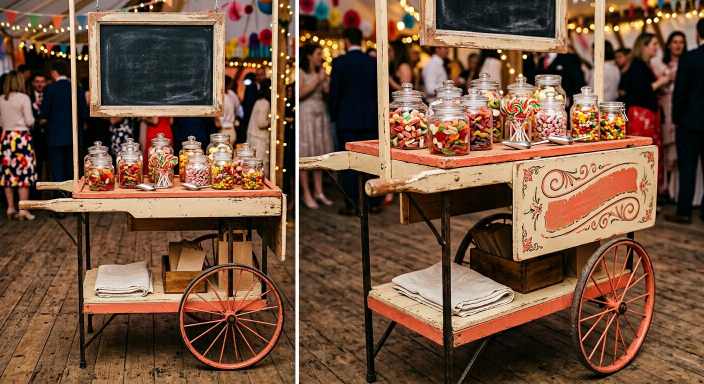
#> input picture visualizations/fotoprops/sm-fp-candy-cart.jpg, 1408 x 768 px, given in place of sm-fp-bubbles.jpg, which was not available (shown at 1/2 size)
$ python fotoprops_campaign.py
#> lines starting #> are read from the running program, lines starting #| are printed output that depends on the picture; pictures that were not available may be replaced by others from this repository, and a replacement may not be noted
#!/usr/bin/env python3
"""Generate five minimal 16:9 photorealistic ad creatives for custom photoprops."""

from pathlib import Path
from PIL import Image, ImageDraw, ImageEnhance, ImageFont

ROOT = Path(__file__).resolve().parents[1]
SRC = ROOT / "visualizations" / "fotoprops"
OUT = ROOT / "visualizations" / "fotoprops-campaign"
OUT.mkdir(parents=True, exist_ok=True)

W, H = 1200, 675
NAVY = "#071a2b"
BLUE = "#123d69"
ORANGE = "#ff4d20"
LIME = "#d8ff38"
WHITE = "#ffffff"
MUTED = "#c4ccd5"
FONT = "/usr/share/fonts/truetype/dejavu/DejaVuSans.ttf"
FONT_B = "/usr/share/fonts/truetype/dejavu/DejaVuSans-Bold.ttf"


def font(size, bold=False):
    return ImageFont.truetype(FONT_B if bold else FONT, size)


def cover(image, size=(W, H), focal=(0.5, 0.5)):
    image = image.convert("RGB")
    tw, th = size
    scale = max(tw / image.width, th / image.height)
    nw, nh = round(image.width * scale), round(image.height * scale)
    image = image.resize((nw, nh), Image.Resampling.LANCZOS)
    left = min(max(round((nw - tw) * focal[0]), 0), nw - tw)
    top = min(max(round((nh - th) * focal[1]), 0), nh - th)
    return image.crop((left, top, left + tw, top + th))


def photo(name, focal=(0.5, 0.5), brightness=0.94):
    image = cover(Image.open(SRC / name), focal=focal)
    image = ImageEnhance.Color(image).enhance(0.98)
    image = ImageEnhance.Contrast(image).enhance(1.06)
    image = ImageEnhance.Brightness(image).enhance(brightness)
    return image.convert("RGBA")


def alpha_layer(canvas, painter):
    layer = Image.new("RGBA", canvas.size, (0, 0, 0, 0))
    painter(ImageDraw.Draw(layer, "RGBA"))
    return Image.alpha_composite(canvas, layer)


def side_gradient(canvas, side="left", strength=235, reach=720):
    layer = Image.new("RGBA", canvas.size, (0, 0, 0, 0))
    px = layer.load()
    for x in range(W):
        dist = x if side == "left" else W - 1 - x
        alpha = int(strength * max(0, 1 - dist / reach) ** 1.7)
        for y in range(H):
            px[x, y] = (7, 26, 43, alpha)
    return Image.alpha_composite(canvas, layer)


def bottom_gradient(canvas, strength=235, reach=260):
    layer = Image.new("RGBA", canvas.size, (0, 0, 0, 0))
    d = ImageDraw.Draw(layer, "RGBA")
    for y in range(H - reach, H):
        t = (y - (H - reach)) / reach
        d.line((0, y, W, y), fill=(7, 26, 43, int(strength * t ** 1.4)))
    return Image.alpha_composite(canvas, layer)


def brand(draw, x=42, y=32, inverse=False):
    fill = WHITE if inverse else NAVY
    text = NAVY if inverse else WHITE
    outline = NAVY if inverse else WHITE
    draw.rounded_rectangle((x, y, x + 302, y + 49), radius=25, fill=fill, outline=outline, width=1)
    draw.ellipse((x + 17, y + 18, x + 29, y + 30), fill=LIME)
    draw.text((x + 42, y + 12), "SM PRODUCTION", font=font(18, True), fill=text)
    draw.text((x + 224, y + 15), "• ПРОПСЫ", font=font(12, True), fill=ORANGE)


def signature(draw, x=44, y=620, light=True):
    color = WHITE if light else NAVY
    draw.rectangle((x, y - 10, x + 44, y - 6), fill=ORANGE)
    draw.text((x, y), "ФОТОПРОПСЫ НА ЗАКАЗ", font=font(15, True), fill=color)
    draw.text((x + 240, y), "sm-production.ru", font=font(15), fill=MUTED if light else BLUE)


def save(canvas, filename):
    canvas.convert("RGB").save(OUT / filename, quality=95, subsampling=0, optimize=True)


def creative_01():
    """Words are integrated directly into the three handheld speech bubbles."""
    c = photo("sm-fp-bubbles.jpg", focal=(0.5, 0.47), brightness=0.96)
#> in cover, image is the input picture: PIL image 1408x768 RGB; mean R, G, B 116.4, 84.1, 63.4
#> in cover, `tw, th = size`: tw = 1200; th = 675
#> in cover, `scale = max(tw / image.width, th / image.height)`: scale = 0.879
#> in cover, `nw, nh = round(image.width * scale), round(image.height * scale)`: nw = 1238; nh = 675
#> in cover, `left = min(max(round((nw - tw) * focal[0]), 0), nw - tw)`: left = 19
#> in cover, `top = min(max(round((nh - th) * focal[1]), 0), nh - th)`: top = 0
    c = bottom_gradient(c, strength=225, reach=115)
#> in bottom_gradient, `layer = Image.new("RGBA", canvas.size, (0, 0, 0, 0))`: layer: PIL image 1200x675 RGBA; every value is 0
#> in bottom_gradient, `return Image.alpha_composite(canvas, layer)`:
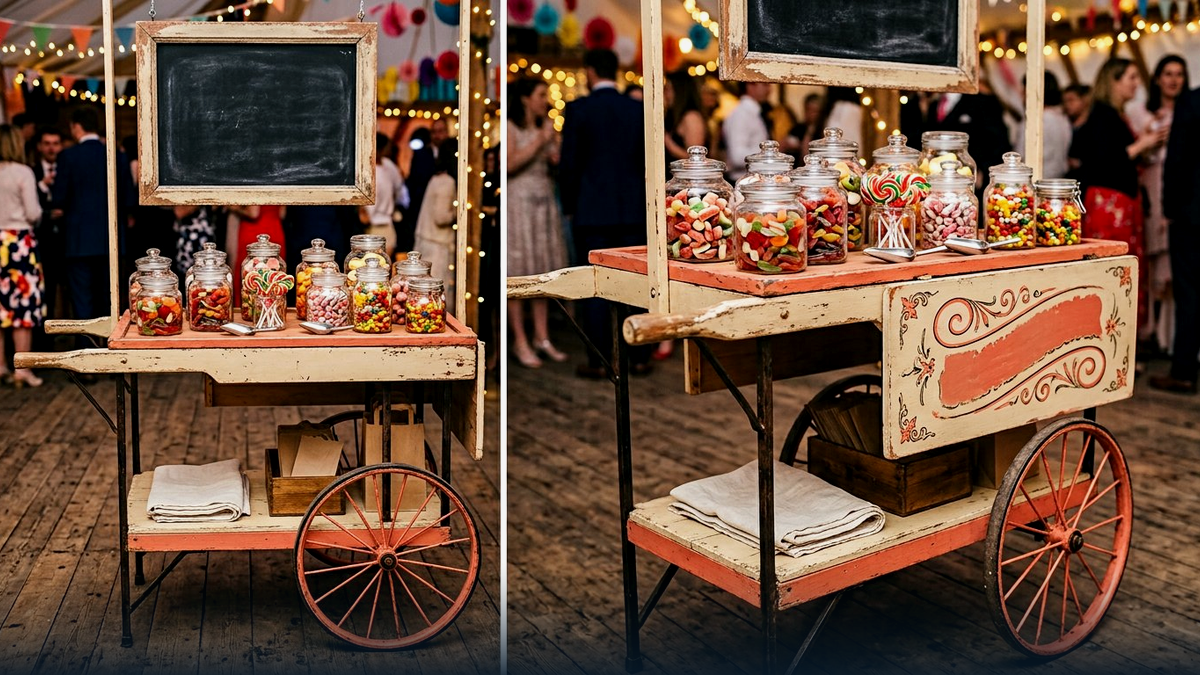
#> returned value: PIL image 1200x675 RGBA; mean R, G, B, A 107.4, 78.1, 60, 255
    d = ImageDraw.Draw(c)
    brand(d)
    bubbles = [
        ((354, 429), "ВАШ", 40, BLUE),
        ((648, 427), "БРЕНД", 39, ORANGE),
        ((958, 429), "В КАДРЕ", 31, BLUE),
    ]
    for (cx, cy), text, size, color in bubbles:
        f = font(size, True)
        box = d.textbbox((0, 0), text, font=f)
        d.text((cx - (box[2] - box[0]) / 2, cy - (box[3] - box[1]) / 2 - 5), text, font=f, fill=color)
    signature(d, y=627)
    save(c, "sm-campaign-01-brand-in-frame.jpg")


def creative_02():
    c = photo("sm-fp-giant-hand.jpg", focal=(0.5, 0.5), brightness=0.88)
    c = side_gradient(c, side="right", strength=240, reach=560)
    d = ImageDraw.Draw(c)
    brand(d)
    d.text((770, 185), "БОЛЬШЕ", font=font(55, True), fill=WHITE)
    d.text((770, 247), "ЭМОЦИЙ", font=font(55, True), fill=ORANGE)
    d.text((770, 309), "В КАДРЕ", font=font(55, True), fill=WHITE)
    d.rectangle((772, 391, 1032, 395), fill=LIME)
    d.text((772, 415), "Реквизит под вашу идею", font=font(21), fill=MUTED)
    signature(d, x=772, y=606)
    save(c, "sm-campaign-02-emotions.jpg")


def creative_03():
    c = photo("sm-fp-instaframe.jpg", focal=(0.52, 0.5), brightness=0.9)
    c = side_gradient(c, side="left", strength=245, reach=565)
    d = ImageDraw.Draw(c)
    brand(d)
    d.text((44, 190), "ВАШ БРЕНД", font=font(53, True), fill=WHITE)
    d.text((44, 250), "В ЦЕНТРЕ", font=font(53, True), fill=WHITE)
    d.text((44, 310), "КАДРА", font=font(53, True), fill=ORANGE)
    d.text((47, 389), "Рамки и формы на заказ", font=font(21), fill=MUTED)
    signature(d, y=606)
    save(c, "sm-campaign-03-brand-focus.jpg")


def creative_04():
    c = photo("sm-fp-giant-cheque.jpg", focal=(0.5, 0.48), brightness=0.9)
    # Compact dark title card preserves the stage and giant cheque.
    def paint(g):
        g.rounded_rectangle((37, 108, 425, 326), radius=26, fill=(7, 26, 43, 228),
                            outline=(255, 255, 255, 70), width=1)
    c = alpha_layer(c, paint)
    c = bottom_gradient(c, strength=215, reach=105)
    d = ImageDraw.Draw(c)
    brand(d)
    d.text((67, 145), "БОЛЬШОЙ", font=font(49, True), fill=WHITE)
    d.text((67, 199), "ФОРМАТ.", font=font(49, True), fill=WHITE)
    d.text((67, 253), "БОЛЬШОЙ ЭФФЕКТ.", font=font(27, True), fill=ORANGE)
    signature(d, y=627)
    save(c, "sm-campaign-04-big-format.jpg")


def creative_05():
    c = photo("sm-fp-tantamareska.jpg", focal=(0.5, 0.5), brightness=0.94)
    c = bottom_gradient(c, strength=245, reach=205)
    d = ImageDraw.Draw(c)
    brand(d)
    d.text((44, 488), "ФОТОЗОНА, КОТОРАЯ ОЖИВАЕТ", font=font(44, True), fill=WHITE)
    d.text((47, 546), "Сюжет и оформление — специально под событие", font=font(20), fill=MUTED)
    signature(d, y=620)
    save(c, "sm-campaign-05-living-photozone.jpg")


def main():
    creative_01()
#> the loop in creative_01, `for (cx, cy), text, size, color in bubbles:` made 3 passes
#> box on passes 1 to 3: (0, 9, 111, 38), (0, 9, 152, 43), (0, 6, 155, 34)
    creative_02()
#> call 2 of photo, with name = 'sm-fp-giant-hand.jpg', focal = (0.5, 0.5), brightness = 0.88
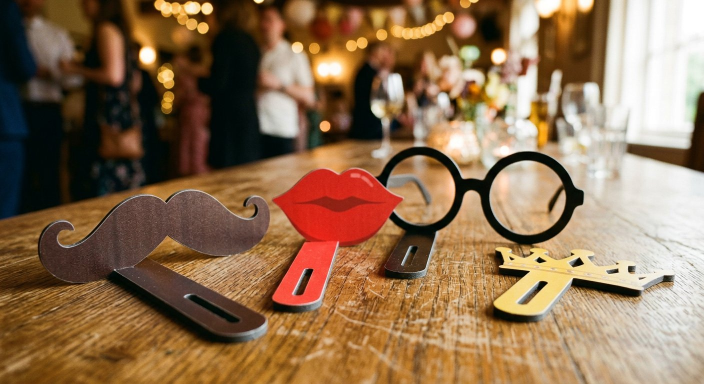
#> input picture visualizations/fotoprops/sm-fp2-face-props.jpg, 1408 x 768 px, given in place of sm-fp-giant-hand.jpg, which was not available (shown at 1/2 size)
#> in cover, image is the input picture: PIL image 1408x768 RGB; mean R, G, B 142, 111.6, 82.1
#> call 2 of save, with filename = 'sm-campaign-02-emotions.jpg'
#> in save (call 2), `canvas.convert("RGB").save(OUT / filename, quality=95, subsampling=0, ..`:
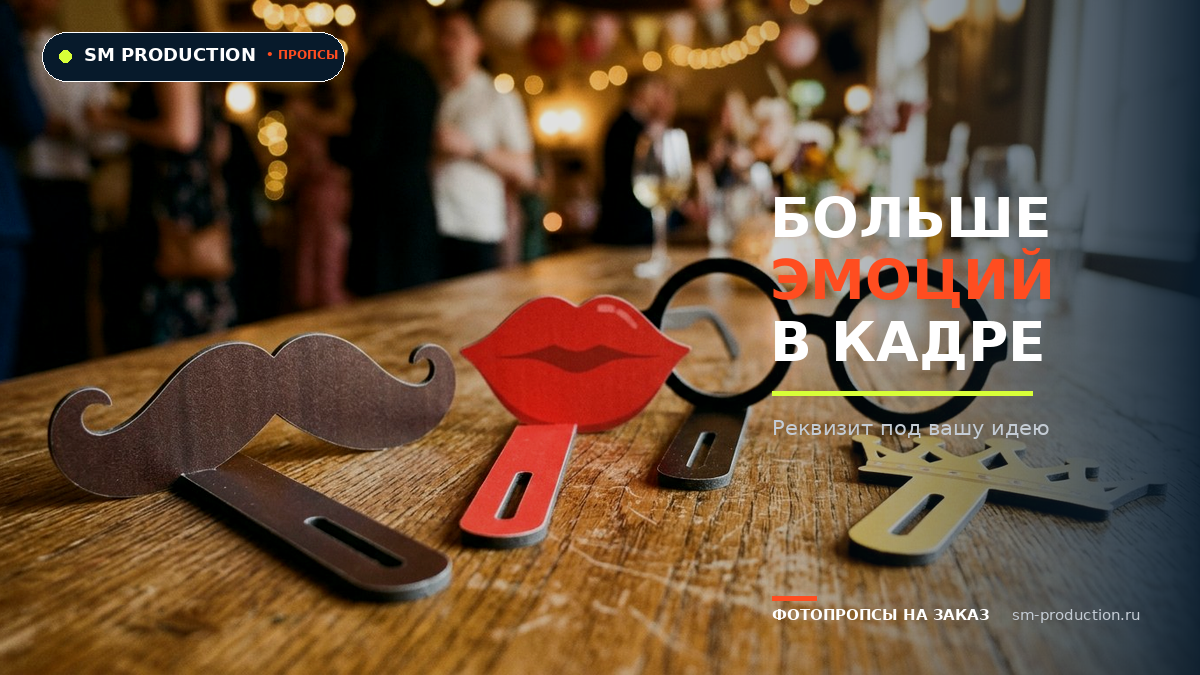
#> saved as sm-campaign-02-emotions.jpg: PIL image 1200x675 RGB; mean R, G, B 100.1, 76, 55.2
    creative_03()
#> call 3 of photo, with name = 'sm-fp-instaframe.jpg', focal = (0.52, 0.5), brightness = 0.9
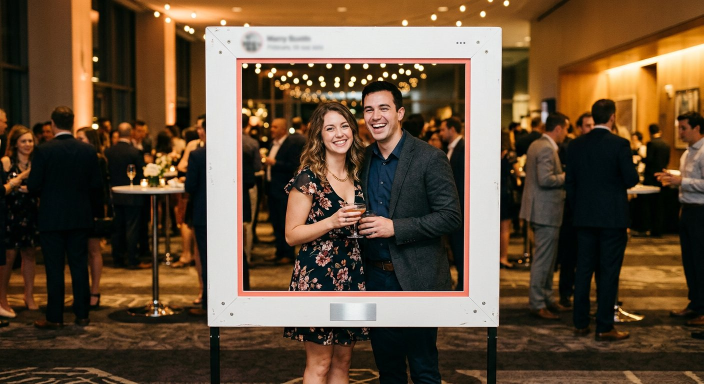
#> input picture visualizations/fotoprops/sm-fp-instaframe.jpg, 1408 x 768 px (shown at 1/2 size)
#> in cover, image is the input picture: PIL image 1408x768 RGB; mean R, G, B 98.1, 76.5, 54.9
#> call 3 of save, with filename = 'sm-campaign-03-brand-focus.jpg'
#> in save (call 3), `canvas.convert("RGB").save(OUT / filename, quality=95, subsampling=0, ..`:
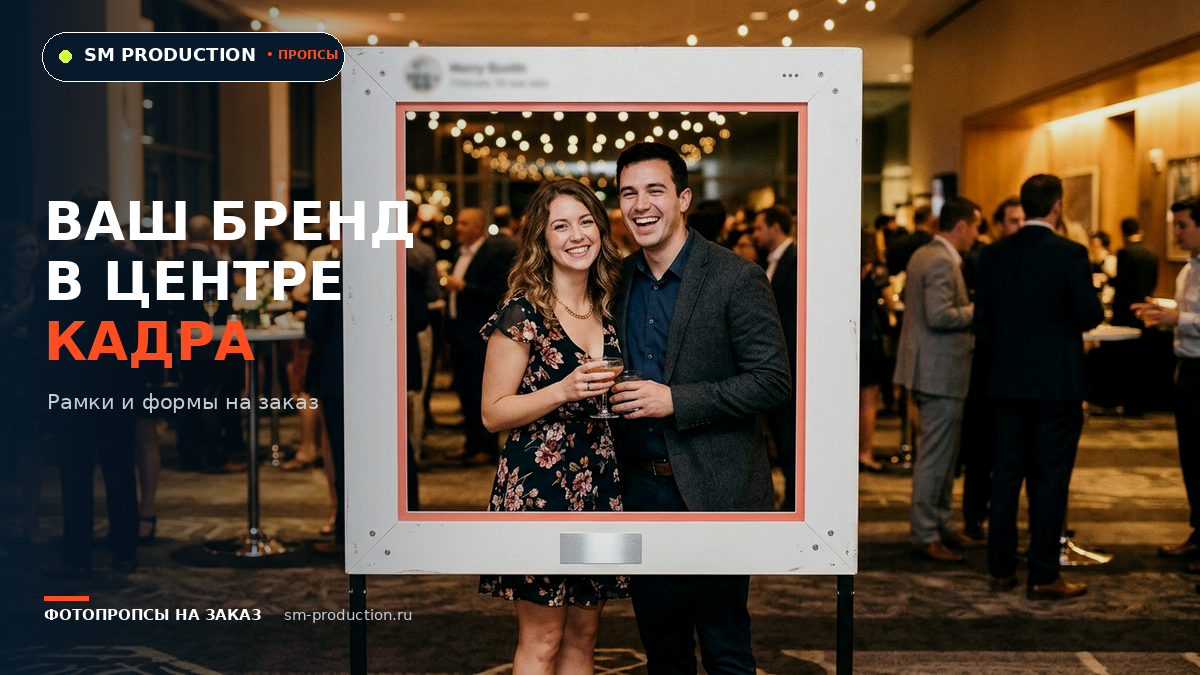
#> saved as sm-campaign-03-brand-focus.jpg: PIL image 1200x675 RGB; mean R, G, B 84.8, 70, 56
    creative_04()
#> in alpha_layer, `painter(ImageDraw.Draw(layer, "RGBA"))`:
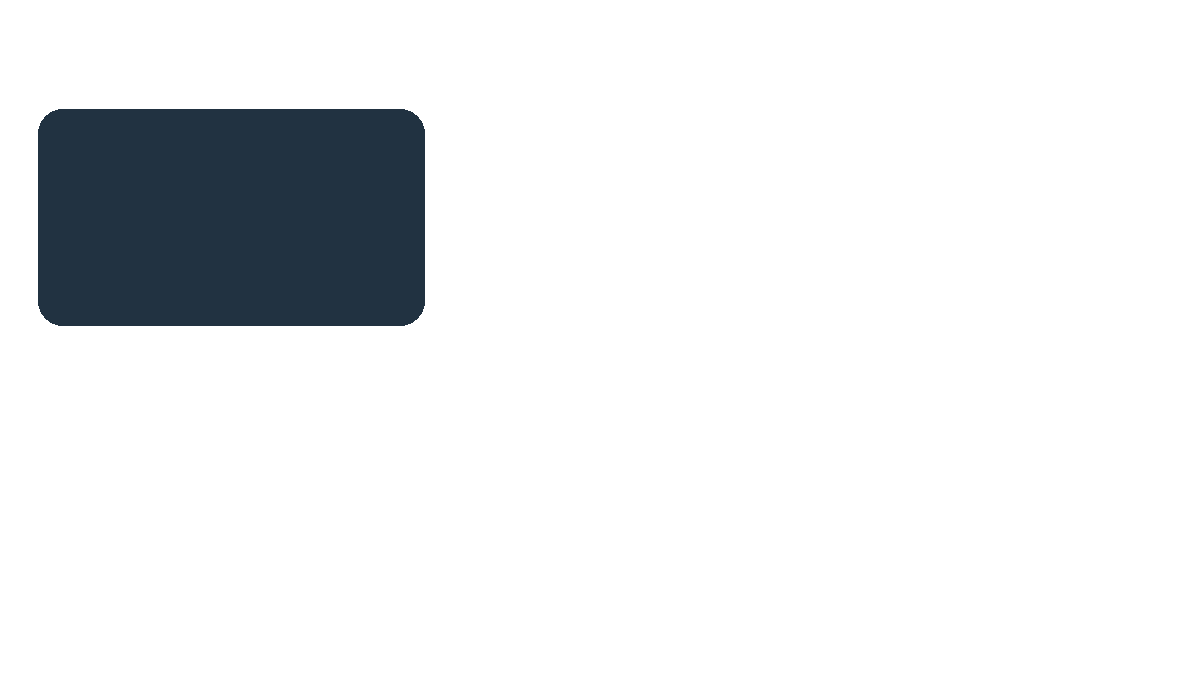
#> layer: PIL image 1200x675 RGBA; mean R, G, B, A 1.1, 3, 4.8, 23.6; transparent parts drawn white
#> call 4 of save, with filename = 'sm-campaign-04-big-format.jpg'
#> in save (call 4), `canvas.convert("RGB").save(OUT / filename, quality=95, subsampling=0, ..`:
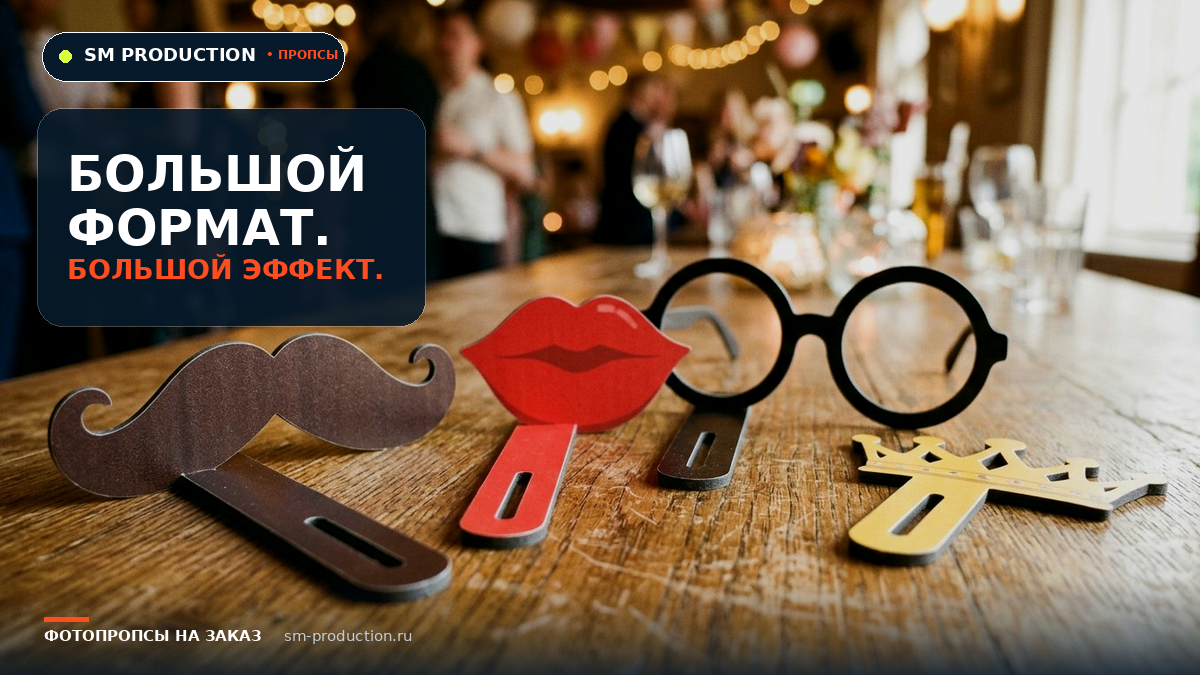
#> saved as sm-campaign-04-big-format.jpg: PIL image 1200x675 RGB; mean R, G, B 121.2, 97.8, 76.9
    creative_05()
    for path in sorted(OUT.glob("sm-campaign-*.jpg")):
        print(path.relative_to(ROOT))


if __name__ == "__main__":
#> (the run stopped early here; a loop or call above may not have finished)
